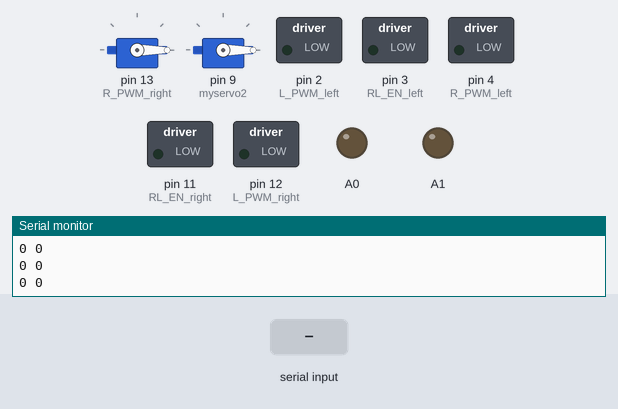
Recording of a sketch running on a simulated Arduino Uno, built with avr-gcc and run on an emulated ATmega328P. Shown: 2 × servo, switched loads named in the sketch (green lamp = pin HIGH), output pins drawn as LEDs (lit = HIGH), the last lines printed to the serial monitor. The test bench sets the inputs (shaded band). Pins used as bus, display or sensor lines are not drawn.

Above: at 1.5 s.
1.6 s: "W" received over Serial
At 2.6 s:
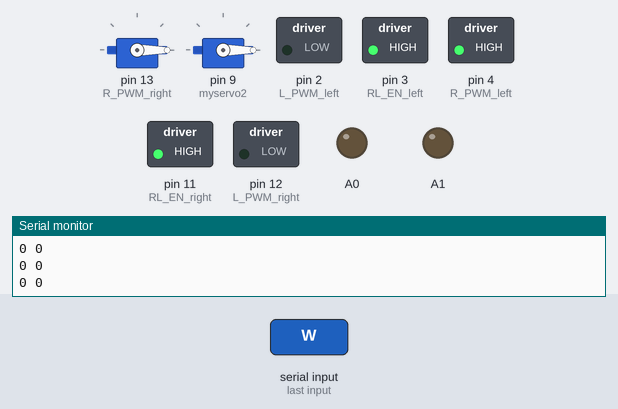
3.1 s: "S" received over Serial
At 3.6 s:
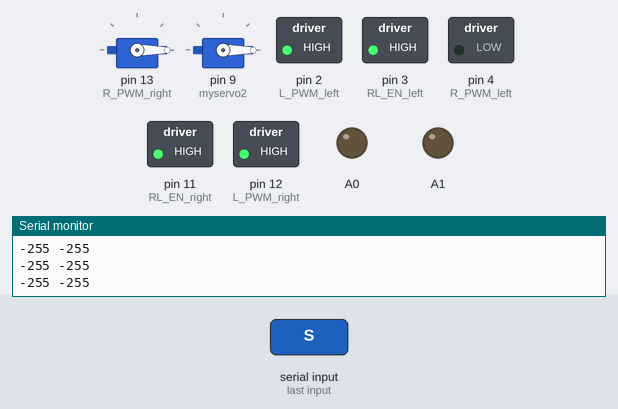
4.6 s: "A" received over Serial
At 5.2 s:
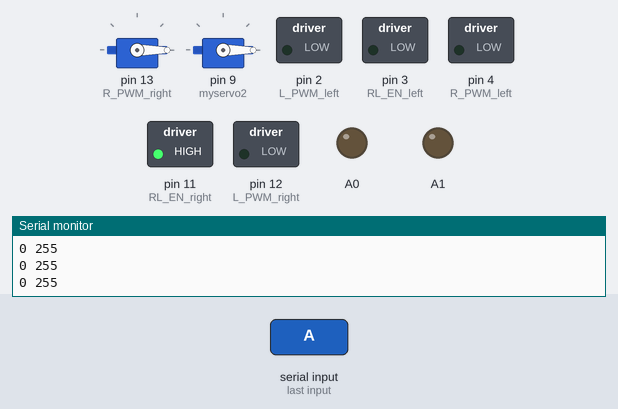
6.1 s: "D" received over Serial
At 7.3 s:
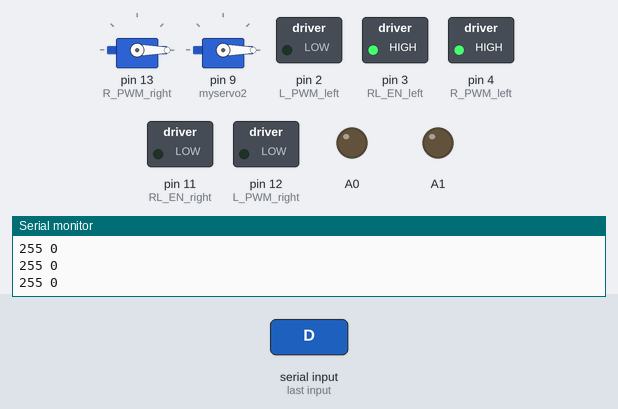
7.6 s: "O" received over Serial
At 8.3 s:
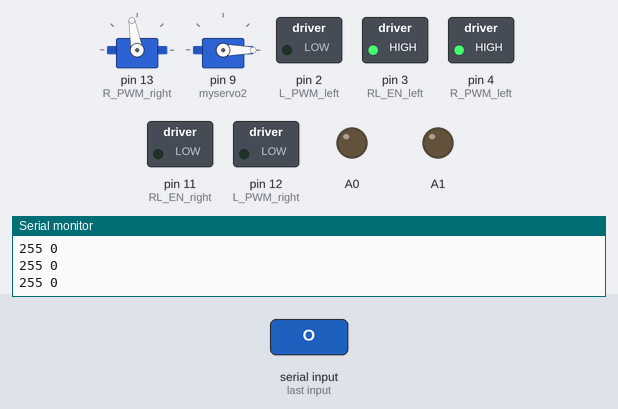
9.1 s: "X" received over Serial
At 9.5 s:
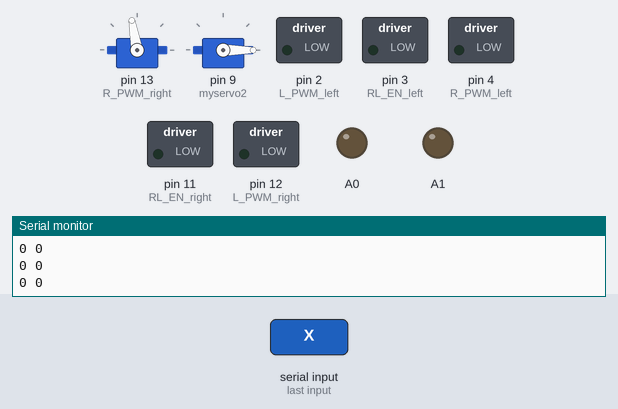
Timing chart, 0 to 11.6 s (numbered marks = the images above; inputs shaded):
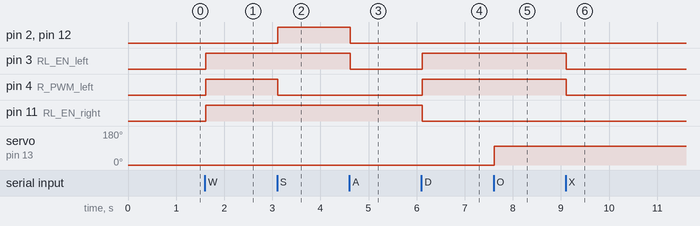

The sketch:

xegapbong.ino
```cpp
#include <Servo.h>

//int A0 bat tat dong co lay bong; A1 doi chieu dong co


int RL_EN_right = 11; // băm xung phải
int R_PWM_right = 13;// điều khiển chiều quay phải
int L_PWM_right = 12;// điều khiển chiều quay phải

int RL_EN_left = 3; // băm xung trái
int R_PWM_left = 4;// điều khiển chiều quay trái
int L_PWM_left = 2;// điều khiển chiều quay trái


Servo myservo, myservo2;

bool bat = false;
bool daochieu=false;
void toggle_motor_bong()
{
  if(bat==true)
  {
    digitalWrite(A0,LOW);
  } else {
    digitalWrite(A0,HIGH);
  }
  bat=!bat;
}
void dao_chieu_motor_bong()
{
  if(daochieu==true)
  {
    digitalWrite(A1,LOW);
  } else {
    digitalWrite(A1,HIGH);
  }
  daochieu=!daochieu;
}

void set_up_bts() {
    pinMode(RL_EN_left, OUTPUT);
    pinMode(R_PWM_left, OUTPUT);
    pinMode(L_PWM_left, OUTPUT);
    digitalWrite(R_PWM_left, HIGH);
    digitalWrite(L_PWM_left, HIGH); //STOP
    pinMode(RL_EN_right, OUTPUT);
    pinMode(R_PWM_right, OUTPUT);
    pinMode(L_PWM_right, OUTPUT);
    digitalWrite(R_PWM_right, HIGH);
    digitalWrite(L_PWM_right, HIGH); //STOP
}

int Left=0, Right=0;
bool speedmode;
void updatemove() {
    if (Left == 0) {
        digitalWrite(R_PWM_left, LOW);
        digitalWrite(L_PWM_left, LOW);
        analogWrite(RL_EN_left, 0);
    } else if (Left < 0) {
        digitalWrite(R_PWM_left, LOW);
        digitalWrite(L_PWM_left, HIGH);
        analogWrite(RL_EN_left, -Left);
    } else if(Left > 0) {
        digitalWrite(R_PWM_left, HIGH);
        digitalWrite(L_PWM_left, LOW);
        analogWrite(RL_EN_left, Left);
    }
    if (Right == 0) {
        digitalWrite(R_PWM_right, LOW);
        digitalWrite(L_PWM_right, LOW);
        analogWrite(RL_EN_right, 0);
    } else if (Right < 0) {
        digitalWrite(R_PWM_right, LOW);
        digitalWrite(L_PWM_right, HIGH);
        analogWrite(RL_EN_right, -Right);
    } else if(Right > 0 ){
        digitalWrite(R_PWM_right, HIGH);
        digitalWrite(L_PWM_right, LOW);
        analogWrite(RL_EN_right, Right);
    }
}
void updatemove(int l, int r) { // thay đổi dần để Left, Right đặt tốc độ l, r
//    while (Left < l) {
//        ++Left;
//        updatemove();
//        delay(5);
//    }
//    while (Left > l) {
//        --Left;
//        updatemove();
//        delay(5);
//    }
//    while (Right < r) {
//        ++Right;
//        updatemove();
//        delay(5);
//    }
//    while (Right > r) {
//        --Right;+
//        updatemove();
//        delay(5);
//    }
    Left = l ;
    Right = r;
    updatemove();
}
int serv = 0;
void updateservo() {
    if (serv == 0) {
        myservo.write(0);
        myservo2.write(0);
    }
    else if (serv == 1) myservo.write(100);
    else if (serv == 2) myservo2.write(100);
    serv = (serv + 1) % 3;
}

void setup() {
    Serial.begin(9600);
    delay(300);

    set_up_bts();
    pinMode(A0,OUTPUT);
    pinMode(A1,OUTPUT);
    myservo.attach(13);
    myservo2.attach(9);

    Left = Right = 0;
    speedmode = 1;
    updatemove();
    serv = 0;
    updateservo();

//
//          digitalWrite(R_PWM_left, HIGH);
//          digitalWrite(L_PWM_left, LOW);
//          analogWrite(RL_EN_left, 255);
//
//        digitalWrite(R_PWM_right, HIGH);
//        digitalWrite(L_PWM_right, LOW);
//        analogWrite(RL_EN_right, 255);

    Left = Right = 0;
    speedmode = 1;
    updatemove();
}

void update(int &x, int y) {
    if (0 <= x+y && x+y <= 255)
        x += y;
}
void loop() {
    char bluetooth = Serial.read();
    Serial.print(Left);
    Serial.print(' ');
    Serial.println(Right);

    if (speedmode) { // nhanh, thay đổi dần tốc độc
        if (bluetooth == 'W') { // tiến
            Serial.println(bluetooth);

          digitalWrite(R_PWM_left, HIGH);
          digitalWrite(L_PWM_left, LOW);
          analogWrite(RL_EN_left, 255);

        digitalWrite(R_PWM_right, HIGH);
        digitalWrite(L_PWM_right, LOW);
        analogWrite(RL_EN_right, 255);
        }
        if (bluetooth == 'S') { // lùi
            Serial.println(bluetooth);
            updatemove(-255, -255);
        }
        if (bluetooth == 'A') { // quay trái
            Serial.println(bluetooth);
            updatemove(0, 255);
        }
        if (bluetooth == 'D') { // quay phải
            Serial.println(bluetooth);
            updatemove(255, 0);
        }
    } else { // chậm
        if (bluetooth == 'W') { // tiến
            Serial.println(bluetooth);
            Left = 150;
            Right = 150;
            updatemove();
        }
        if (bluetooth == 'S') { // lùi
            Serial.println(bluetooth);
            Left = -150;
            Right = -150;
            updatemove();
        }
        if (bluetooth == 'A') { // quay trái
            Serial.println(bluetooth);
            Left = 0;
            Right = 150;
            updatemove();
        }
        if (bluetooth == 'D') { // quay phải
            Serial.println(bluetooth);
            Left = 150;
            Right = 0;
            updatemove();
        }
        delay(100);
        Left = Right = 0;
        updatemove();
    }
    if (bluetooth == 'X') { // nút dấu X: dừng lại
        Serial.println(bluetooth);
        Left = Right = 0;
        updatemove();
    }
    if (bluetooth == 'H') { // nút hình vuông: đổi tốc độ di chuyển (nhanh/chậm)
        speedmode ^= 1;
    }
    if (bluetooth == 'A') { // nút tam giác: nâng/hạ động cơ gắp bóng

    }
    if (bluetooth == 'O') { // nút hình tròn: đóng mở servo
        updateservo();
    }
}
```

Measured:
- after the input at 1.6 s, pin 3 (RL_EN_left), pin 4 (R_PWM_left), pin 11 (RL_EN_right): LOW → HIGH at once
- after the input at 3.1 s, pin 2 (L_PWM_left), pin 12 (L_PWM_right): LOW → HIGH at once; pin 4 (R_PWM_left): HIGH → LOW at once
- after the input at 4.6 s, pin 2 (L_PWM_left), pin 3 (RL_EN_left), pin 12 (L_PWM_right): HIGH → LOW at once
- after the input at 6.1 s, pin 3 (RL_EN_left), pin 4 (R_PWM_left): LOW → HIGH at once; pin 11 (RL_EN_right): HIGH → LOW at once
- after the input at 7.6 s, servo on pin 13 (R_PWM_right): 0° → 100° at once
- after the input at 9.1 s, pin 3 (RL_EN_left), pin 4 (R_PWM_left): HIGH → LOW at once
